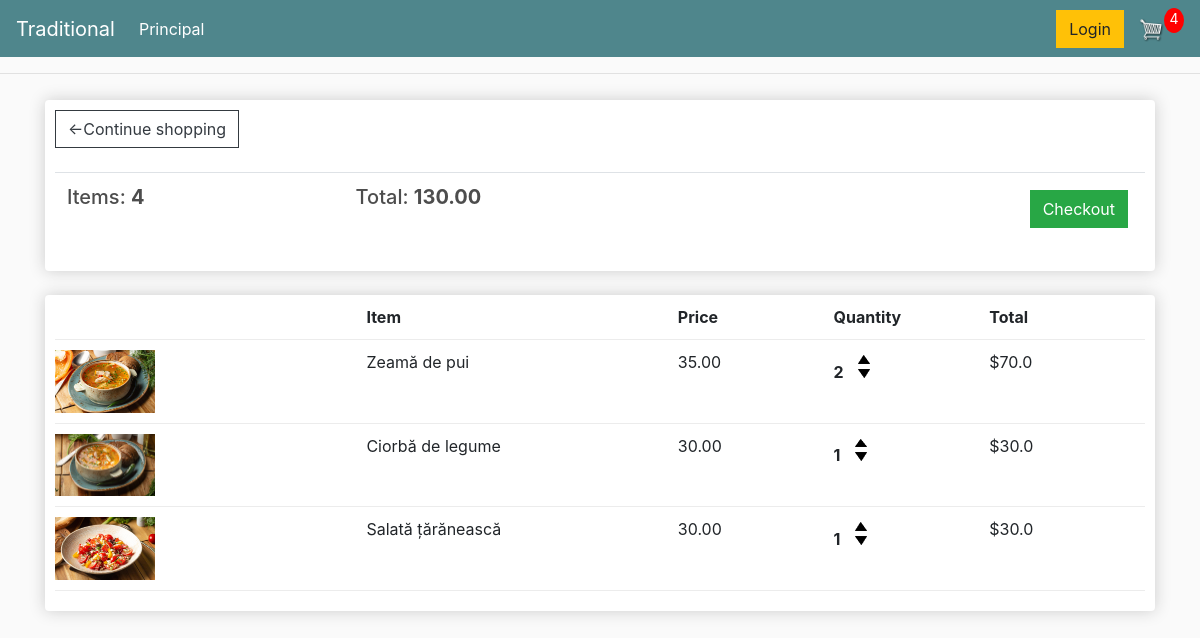
The app's page /cart/ (signed in) with its own data.
### foods/models.py (models this page shows, shortened)
class Order(models.Model):
    customer = models.ForeignKey(Customer, on_delete=models.SET_NULL, null=True,blank=True)
    date_ordered = models.DateTimeField(auto_now_add=True)
    complete = models.BooleanField(default=False)
    translation_id = models.CharField(max_length=100,null=True)
    @property
    def get_cart_total(self):
        orderitems = self.orderitem_set.all()
        total = sum([item.get_total for item in orderitems])
        return total
    @property
    def get_cart_items(self):
        orderitems = self.orderitem_set.all()
        total = sum([item.quantity for item in orderitems])
        return total

class OrderItem(models.Model):
    product = models.ForeignKey(Product, on_delete=models.SET_NULL,null=True)
    order = models.ForeignKey(Order, on_delete=models.SET_NULL,null=True)
    quantity = models.IntegerField(default=0,null=True,blank=True)
    date_added = models.DateTimeField(auto_now_add=True)
    @property
    def get_total(self):
        total = self.product.price * self.quantity
        return total

class Product(models.Model):
    name = models.CharField(max_length=200)
    price = models.FloatField()
    deliverable = models.BooleanField(default=False,null=True,blank=True)
    image = models.ImageField(null=True, blank=True)
    @property
    def imageURL(self):
        try:
            url = self.image.url
        except:
            url = ''
        return url

### foods/views.py (the view)
# urls.py: path('cart/', views.cart , name = 'cart'),
def cart(request):
    if request.user.is_authenticated:
        customer = request.user.customer
        order, created = Order.objects.get_or_create(customer=customer, complete=False)
        items = order.orderitem_set.all()
        cartItems = order.get_cart_items
    else:
        items = []
        order = {'get_cart_total':0, 'get_cart_items':0, 'shipping':False}
        cartItems = order['get_cart_items']
    context = {'items':items, 'order':order, 'cartItems':cartItems}
    return render(request, 'foods/cart.html',context)

### foods/templates/foods/cart.html
{% extends 'foods/main.html' %}
{% load static %}
{% block content %}
<div class="row">
    <div class="col-lg-12">
        <div class="box-element">
            <a class="btn btn-outline-dark" href="{% url 'store' %}">&#x2190;Continue shopping</a>
            <br>
            <br>
            <table class="table">
                <tr>
                    <th>
                        <h5>Items: <strong>{{order.get_cart_items}}</strong></h5>
                    </th>
                    <th>
                        <h5>Total: <strong>{{order.get_cart_total|floatformat:2}}</strong></h5>
                    </th>
                    <th>
                        <a style="float:right;margin:5px;" class="btn btn-success"
                            href="{% url 'checkout' %}">Checkout</a>
                    </th>
                </tr>
            </table>
        </div>
        <br>
        <div class="box-element">
            <div class="cart-row">
                <div style="flex:2"></div>
                <div style="flex:2"><strong>Item</strong></div>
                <div style="flex:1"><strong>Price</strong></div>
                <div style="flex:1"><strong>Quantity</strong></div>
                <div style="flex:1"><strong>Total</strong></div>
            </div>
            {% for item in items %}
            <div class="cart-row">
                <div style="flex:2"><img class="row-image" src="{{item.product.imageURL}}"></div>
                <div style="flex:2"><p>{{item.product.name}}</p></div>
                <div style="flex:1"><p>{{item.product.price|floatformat:2}}</p></div>
                <div style="flex:1">
                    <p class="quantity">{{item.quantity}}</p>
                    <div class="quantity">
                        <img data-product="{{item.product.id}}" data-action="add" class="chg-quantity update-cart" src="{% static 'images/arrow-up.png' %}" onClick="document.location.reload()">
                        <img data-product="{{item.product.id}}" data-action="remove" class="chg-quantity update-cart" src="{% static 'images/arrow-down.png' %}" onClick="document.location.reload()">
                    </div>
                </div>
                <div style="flex:1"><p>${{item.get_total}}</p></div>
            </div>
            {% endfor %}
        </div>
    </div>
</div>
{% endblock content %}

### static/css/main.css (style rules this page uses)
body { background-color: hsl(0, 0%, 98%); }
h1,h2,h3,h4,h5,h6 { color:hsl(0, 0%, 30%); }
.box-element { box-shadow:hsl(0, 0%, 80%) 0 0 16px; background-color: #fff; border-radius: 4px; padding: 10px; }
.col-lg-4, .col-lg-6, .col-lg-8, .col-lg-12 { margin-top: 10px; }
.btn { border-radius: 0; }
.row-image { width: 100px; }
.cart-row { display: flex; align-items: flex-stretch; padding-bottom: 10px; margin-bottom: 10px; border-bottom: 1px solid #ececec; }
.quantity { display: inline-block; font-weight: 700; padding-right:10px; }
.chg-quantity { width: 12px; cursor: pointer; display: block; margin-top: 5px; transition:.1s; }

### records on screen
Order: get_cart_items "4", get_cart_total "130.00"
OrderItem: product.imageURL (picture), product.name "Zeamă de pui", product.price "35.00", quantity "2", get_total "70.0"
OrderItem: product.imageURL (picture), product.name "Ciorbă de legume", product.price "30.00", quantity "1", get_total "30.0"
OrderItem: product.imageURL (picture), product.name "Salată țărănească", product.price "30.00", quantity "1", get_total "30.0"

### other values on screen
{{ cartItems }} "4"
